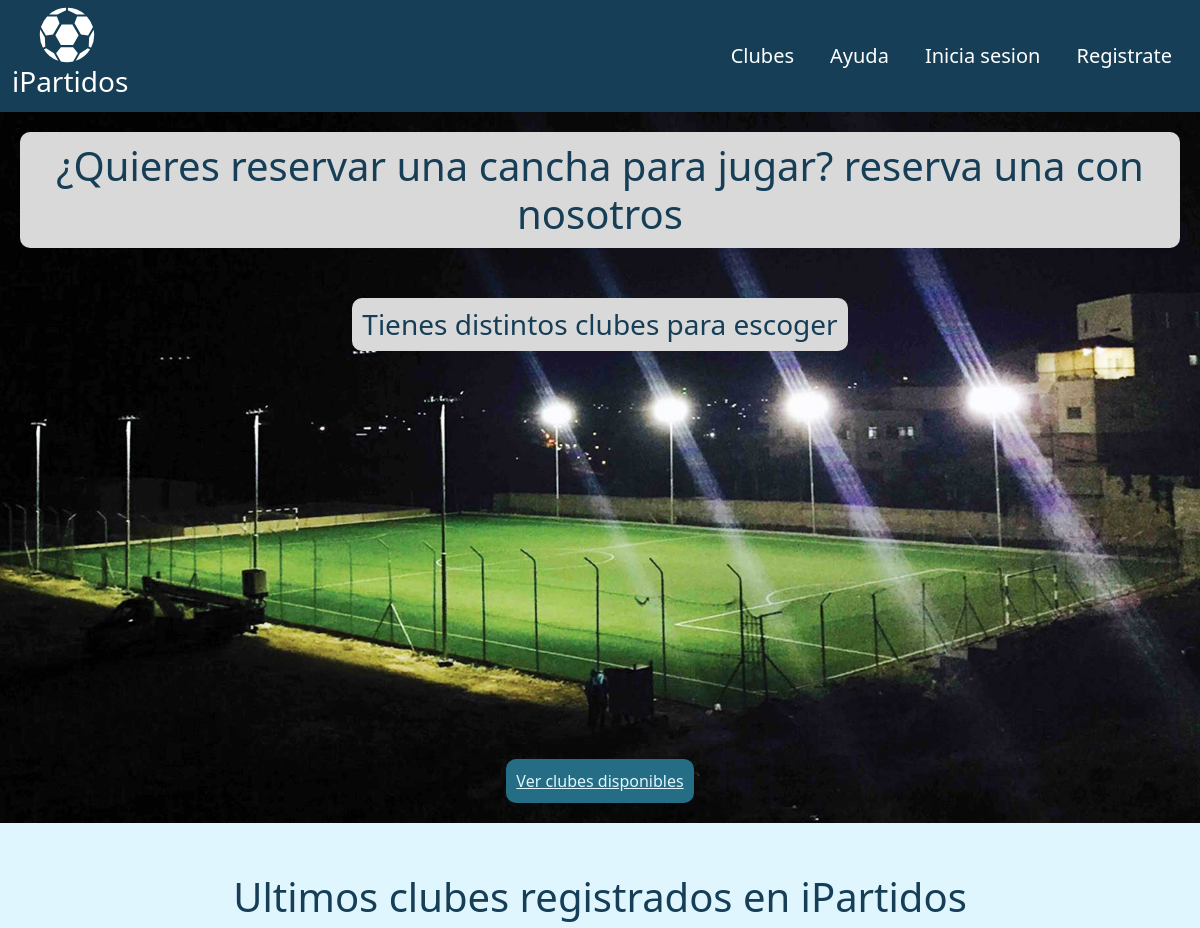
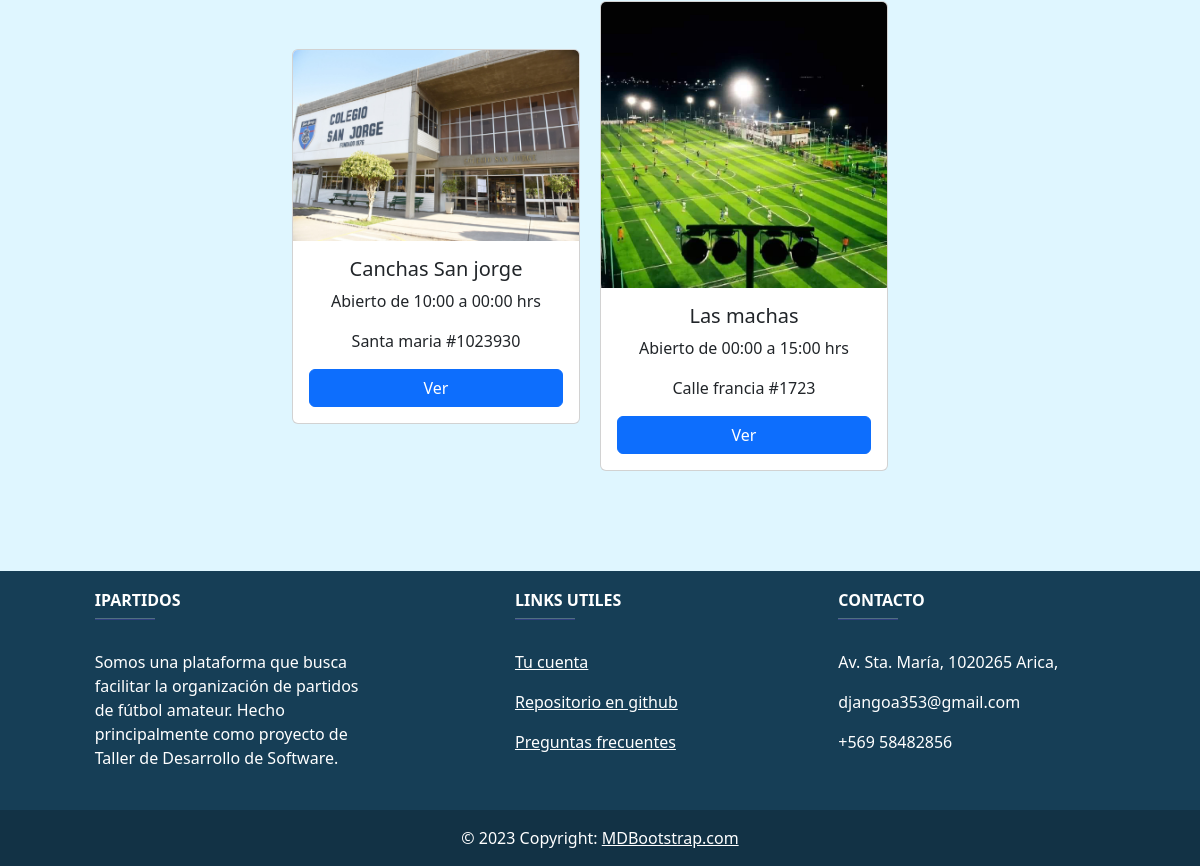
The page / on the database its author committed (2 pictures, top to bottom).
### registration/models.py (models this page shows, shortened)
class UsuarioProfile(AbstractUser):
    name = models.CharField(max_length=200, default='', verbose_name="Nombre")
    last_name = models.CharField(max_length=200, default='', verbose_name="Apellido")
    email = models.EmailField(max_length=254, unique=True, default='')
    phoneNumber = models.CharField(max_length=20, blank=True, verbose_name='Número de teléfono', default='1234567890')
    role = models.CharField(max_length=100, default='client', verbose_name='Crear cuenta como club')
    state = models.BooleanField(default=True)

class Tenant(UsuarioProfile):
    fieldsNetWorth = models.FloatField(default=0.0)
    clubName = models.CharField(max_length=200, default='')
    clubDescription = models.CharField(max_length=200, default='')
    clubPhoto = models.ImageField(upload_to='club_photos', null=True, blank=True)
    clubAddress = models.CharField(max_length=200, default='')
    clubApertureTime = models.TimeField('Hora de apertura', null=True, blank=True,)
    clubClosureTime = models.TimeField('Hora de cierre', null=True, blank=True,)
    class Meta:
        verbose_name = 'Arrendatario'
        verbose_name_plural = 'Arrendatarios'

### core/views.py (the view)
# urls.py: path('', views.home, name="home"),
def home(request):
    clubs = Tenant.objects.exclude(clubName='')\
        .exclude(clubDescription='')\
        .exclude(clubPhoto=None)\
        .exclude(clubAddress='')\
        .exclude(clubApertureTime=None)\
        .exclude(clubClosureTime=None)\
        .order_by('-date_joined')[:3]
    return render(request, 'core/home.html', {'clubs': clubs})

### core/templates/core/home.html
{% extends 'core/base.html' %}
{% block content %}
{% load static %}
<div style="margin-bottom: 50px;">
    <div style="background: url({% static 'core/img/soccer-open-field.jpg' %}) no-repeat center center; background-size: cover; text-align: center; padding: 20px;">
        <h1 class='home-title'> ¿Quieres reservar una cancha para jugar? reserva una con nosotros </h1>
        <h3 class='home-title2'> Tienes distintos clubes para escoger </h3>
        <br>
        <a href="{% url 'all' %}" class='home-reference'> Ver clubes disponibles </a>
    </div>
</div>
<h1 style="color: #163E56; text-align: center;" >Ultimos clubes registrados en iPartidos</h1>
<div class='container d-flex justify-content-center align-items-center'>
    {% for club in clubs %}
    <div class="card" style="width: 18rem; margin-right: 20px;">
        {% if club.clubPhoto %}
            <img style="object-fit: cover; max-height: 290px;" src="{{ club.clubPhoto.url }}" class="card-img-top" alt="...">
        {% else %}
            <img src="{% static 'core/img/noPhoto.jpg' %}" class="card-img-top" alt="...">
        {% endif %}
        <div class="card-body">
            <h5 class="card-title">{{ club.clubName }}</h5>
            <div class="card-text">
                <p>Abierto de {{ club.clubApertureTime }} a {{ club.clubClosureTime }} hrs</p>
                <p>{{ club.clubAddress }}</p>
            </div>
            <a href="{% url 'field_detail' pk=club.id %}" class="btn btn-primary btn-block">
                {% if request.user.role != 'client' or request.user.is_superuser %}
                    Ver
                {% else %}
                    Reservar
                {% endif %}
            </a>
        </div>
    </div>
    {% endfor %}
</div style="margin-bottom: 50px;">
{% include 'core/footer.html'%}
{% endblock %}

### core/static/core/css/style.css (style rules this page uses)
body { background: #DFF6FF; margin: 0; }
.container { padding: 0; }
.home-title { color: #163E56; background-color: #D9D9D9; padding: 10px; border-radius: 10px; text-align: center; max-width: fit-content; display: flex; justify-content: center; align-items: center;; margin: auto; }
.home-title2 { color: #163E56; background-color: #D9D9D9; padding: 10px; border-radius: 10px; margin-top: 50px; text-align: center; display: inline-block; }
.home-reference { color: #DFF6FF; background-color: #256D85; margin-top: 400px; padding: 10px; padding: 10; border-radius: 10px; display: inline-block; }
.card-body { display: flex; justify-content: space-between; }
.card-body { display: flex; flex-direction: column; align-items: center; text-align: center; }
.card-text { display: flex; flex-direction: column; align-items: center; }
.btn-block { width: 100%; }

### rows shown on the page
Tenant: clubPhoto (picture), clubName "Canchas San jorge", clubApertureTime "10:00", clubClosureTime "00:00", clubAddress "Santa maria #1023930"
Tenant: clubPhoto (picture), clubName "Las machas", clubApertureTime "00:00", clubClosureTime "15:00", clubAddress "Calle francia #1723"
